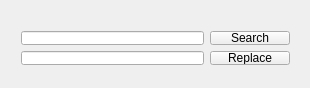
<?xml version="1.0" encoding="UTF-8"?>
<ui version="4.0">
 <class>FindWindowClass</class>
 <widget class="QWidget" name="FindWindowClass">
  <property name="geometry">
   <rect>
    <x>0</x>
    <y>0</y>
    <width>310</width>
    <height>88</height>
   </rect>
  </property>
  <property name="windowTitle">
   <string>FindWindow</string>
  </property>
  <widget class="QWidget" name="">
   <property name="geometry">
    <rect>
     <x>10</x>
     <y>20</y>
     <width>291</width>
     <height>56</height>
    </rect>
   </property>
   <layout class="QGridLayout" name="gridLayout">
    <item row="0" column="0">
     <widget class="QLineEdit" name="searchEdit"/>
    </item>
    <item row="0" column="1">
     <widget class="QPushButton" name="searchButton">
      <property name="text">
       <string>Search</string>
      </property>
     </widget>
    </item>
    <item row="1" column="0">
     <widget class="QLineEdit" name="replaceEdit"/>
    </item>
    <item row="1" column="1">
     <widget class="QPushButton" name="replaceButton">
      <property name="text">
       <string>Replace</string>
      </property>
     </widget>
    </item>
   </layout>
  </widget>
 </widget>
 <layoutdefault spacing="6" margin="11"/>
 <resources/>
 <connections/>
</ui>
